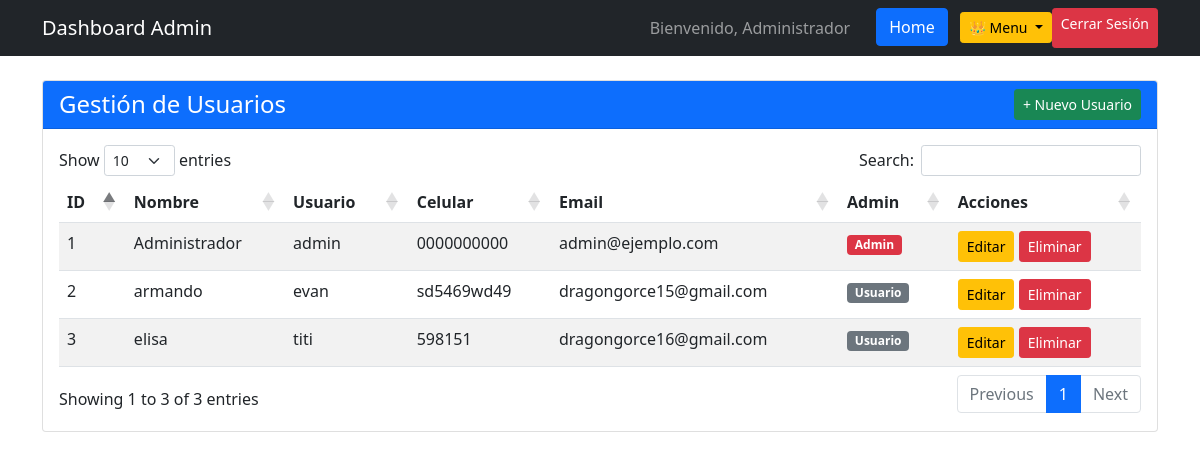
The page /dashboard (signed in) on the database as committed earlier.
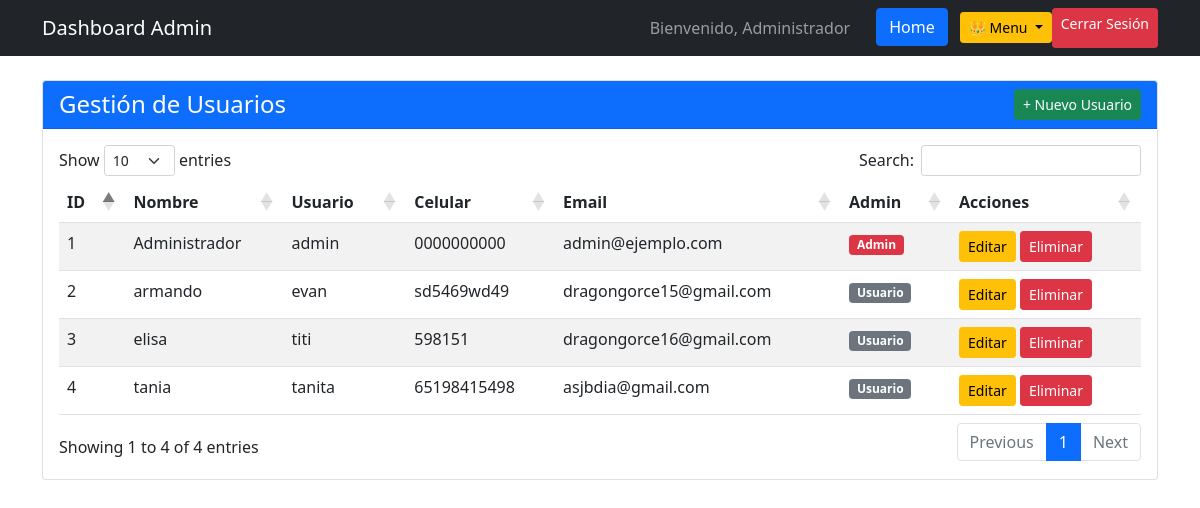
The same page on the database as committed later.
### models.py (models this page shows, shortened)
class Usuario(UserMixin, db.Model):
    id = db.Column(db.Integer, primary_key=True)
    nombre = db.Column(db.String(100), nullable=False)
    usuario = db.Column(db.String(80), unique=True, nullable=False)
    celular = db.Column(db.String(20), nullable=False)
    email = db.Column(db.String(120), unique=True, nullable=False)
    password_hash = db.Column(db.String(255), nullable=False)
    es_admin = db.Column(db.Boolean, default=False)
    fecha_registro = db.Column(db.DateTime, default=datetime.utcnow)

### app.py (the view)
@app.route('/dashboard')
@login_required
def dashboard():
    if not current_user.es_admin:
        flash('Acceso denegado', 'error')
        return redirect(url_for('perfil'))
    usuarios = Usuario.query.all()  # ← Cambiar a usuarios
    return render_template('dashboard.html', usuarios=usuarios)  # ← Cambiar a usuarios

### app.py (called while the page is built)
@login_manager.user_loader
def load_user(user_id):
    return Usuario.query.get(int(user_id))

### templates/dashboard.html (shortened to what this page needs)
<!DOCTYPE html>
<html lang="es">
<head>
    <link href="https://cdn.jsdelivr.net/npm/bootstrap@5.1.3/dist/css/bootstrap.min.css" rel="stylesheet">
    <link href="https://cdn.datatables.net/1.11.5/css/dataTables.bootstrap5.min.css" rel="stylesheet">
</head>
<body>
    <nav class="navbar navbar-dark bg-dark">
        <div class="container">
            <span class="navbar-brand">Dashboard Admin</span>
            <div class="d-flex">
                <span class="navbar-text me-3">Bienvenido, {{ current_user.nombre }}</span>
                <div class="dropdown" style="display: inline-block; margin-left: 10px;">
                    <a href="{{ url_for('tienda') }}" class="btn btn-primary me-2"> Home</a>
    <button class="btn btn-warning btn-sm dropdown-toggle" type="button" id="adminMenu" data-bs-toggle="dropdown" aria-expanded="false">
        👑 Menu
    </button>
</div>
                <a href="{{ url_for('logout') }}" class="btn btn-danger btn-sm">Cerrar Sesión</a>
            </div>
        </div>
    </nav>
    <div class="container mt-4">
        <div class="row">
            <div class="col-md-12">
                <div class="card">
                    <div class="card-header bg-primary text-white d-flex justify-content-between align-items-center">
                        <h4 class="mb-0">Gestión de Usuarios</h4>
                        <button class="btn btn-success btn-sm" data-bs-toggle="modal" data-bs-target="#crearUsuarioModal">
                            + Nuevo Usuario
                        </button>
                    </div>
                    <div class="card-body">
                        <div class="table-responsive">
                            <table id="usuariosTable" class="table table-striped">
                                <thead>
                                    <tr>
                                        <th>ID</th>
                                        <th>Nombre</th>
                                        <th>Usuario</th>
                                        <th>Celular</th>
                                        <th>Email</th>
                                        <th>Admin</th>
                                        <th>Acciones</th>
                                    </tr>
                                </thead>
                                <tbody>
                                    {% for usuario in usuarios %}
                                    <tr id="row-{{ usuario.id }}">
                                        <td>{{ usuario.id }}</td>
                                        <td>{{ usuario.nombre }}</td>
                                        <td>{{ usuario.usuario }}</td>
                                        <td>{{ usuario.celular }}</td>
                                        <td>{{ usuario.email }}</td>
                                        <td>
                                            {% if usuario.es_admin %}
                                                <span class="badge bg-danger">Admin</span>
                                            {% else %}
                                                <span class="badge bg-secondary">Usuario</span>
                                            {% endif %}
                                        </td>
                                        <td>
                                            <button class="btn btn-warning btn-sm" onclick="editarUsuario({{ usuario.id }})">Editar</button>
                                            <button class="btn btn-danger btn-sm" onclick="eliminarUsuario({{ usuario.id }})">Eliminar</button>
                                        </td>
                                    </tr>
                                    {% endfor %}
                                </tbody>
                            </table>
                        </div>
                    </div>
                </div>
            </div>
        </div>
    </div>
    </body>
</html>

Rows that differ between the two databases and show on the page:
added Usuario: id "4", nombre "tania", usuario "tanita", celular "65198415498", email "asjbdia@gmail.com", es_admin "Usuario"
Other text that changed with them:
text written by a page script: "Show entries Search: Showing 1 to 3 of 3 entries Previous 1 Next" → "Show entries Search: Showing 1 to 4 of 4 entries Previous 1 Next"
